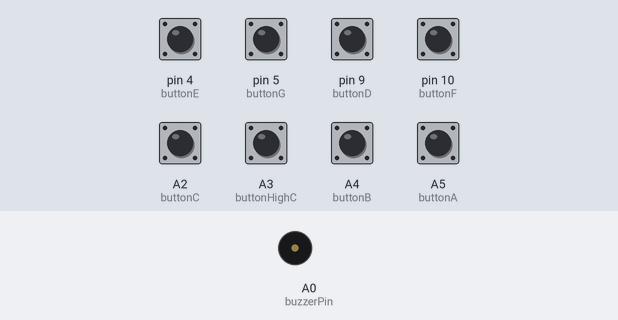
Recording of a sketch running on a simulated Arduino Uno, built with avr-gcc and run on an emulated ATmega328P. On the bench: buzzer (waves = sounding). The test bench sets the inputs (shaded band); at power-on: A2 (buttonC), A3 (buttonHighC), A4 (buttonB), A5 (buttonA), pin 4 (buttonE), pin 5 (buttonG), pin 9 (buttonD), pin 10 (buttonF) HIGH.

Above: at 1.2 s.
1.3 s: pin 4 (buttonE) pulled LOW for 0.15 s
At 1.37 s:
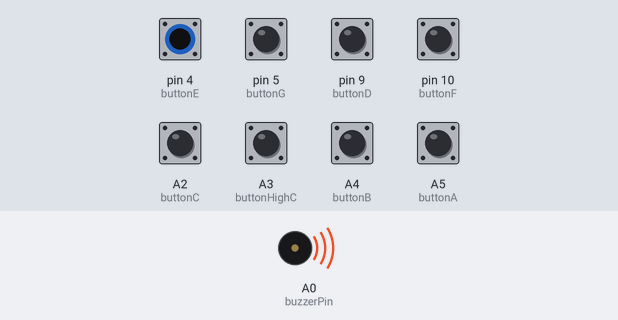
Timing chart, 0 to 4.3 s (numbered marks = the images above; inputs shaded):
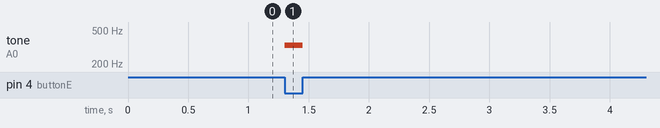

The sketch:

Mini_Portable_Piano.ino
```cpp
const int buzzerPin = A0;

// Buttons
const int buttonC = A2;
const int buttonD = 9;
const int buttonE = 4;
const int buttonF = 10;
const int buttonG = 5;
const int buttonA = A5;
const int buttonB = A4;
const int buttonHighC = A3;

// Frequencies
const int noteC = 262;
const int noteD = 294;
const int noteE = 330;
const int noteF = 349;
const int noteG = 392;
const int noteA = 440;
const int noteB = 494;
const int noteHighC = 523;

void setup() {
  pinMode(buttonC, INPUT_PULLUP);
  pinMode(buttonD, INPUT_PULLUP);
  pinMode(buttonE, INPUT_PULLUP);
  pinMode(buttonF, INPUT_PULLUP);
  pinMode(buttonG, INPUT_PULLUP);
  pinMode(buttonA, INPUT_PULLUP);
  pinMode(buttonB, INPUT_PULLUP);
  pinMode(buttonHighC, INPUT_PULLUP);

  pinMode(buzzerPin, OUTPUT);
}

void loop() {

  if (digitalRead(buttonC) == LOW) {
    tone(buzzerPin, noteC);
  }
  else if (digitalRead(buttonD) == LOW) {
    tone(buzzerPin, noteD);
  }
  else if (digitalRead(buttonE) == LOW) {
    tone(buzzerPin, noteE);
  }
  else if (digitalRead(buttonF) == LOW) {
    tone(buzzerPin, noteF);
  }
  else if (digitalRead(buttonG) == LOW) {
    tone(buzzerPin, noteG);
  }
  else if (digitalRead(buttonA) == LOW) {
    tone(buzzerPin, noteA);
  }
  else if (digitalRead(buttonB) == LOW) {
    tone(buzzerPin, noteB);
  }
  else if (digitalRead(buttonHighC) == LOW) {
    tone(buzzerPin, noteHighC);
  }
  else {
    noTone(buzzerPin);
  }

}
```

Measured:
- after the input at 1.3 s, tone on A0 (buzzerPin): silent → 330 Hz at once, → silent 0.15 s later
